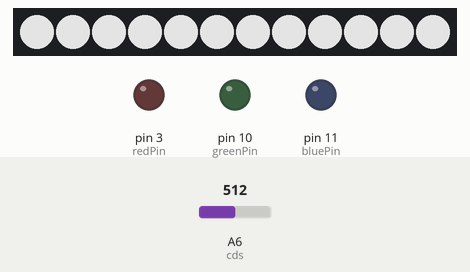
This sketch was run on a simulated Arduino Nano, built with avr-gcc and run on an emulated ATmega328P. Shown: 12 RGB LEDs in strip order, left to right, output pins drawn as LEDs (lit = HIGH). The inputs (shaded band) are chosen by the test bench; at power-on: A6 (cds) = 512. Dim RGB values are drawn brighter than linear; what the sketch prints to the serial monitor is not drawn.

Above: at 1.2 s.
1.3 s: A6 (cds) set to 716
2.8 s: A6 (cds) set to 900
At 4.0 s:
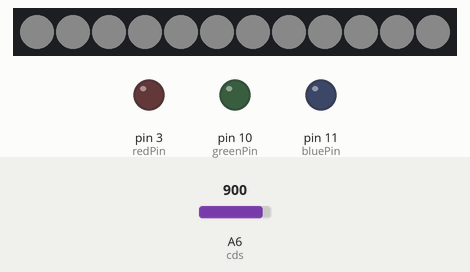
4.3 s: A6 (cds) set to 306
Timing chart, 0 to 7.3 s (numbered marks = the images above; inputs shaded):
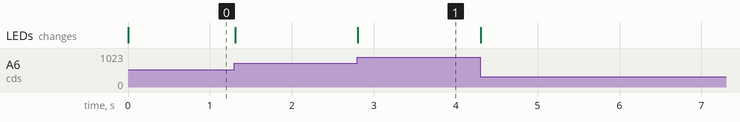

Measured:
- after the input at 2.8 s, the LEDs: change at once (image 1)

The sketch:

li.ino
```cpp
/*
    mode 0: Auto - 조도센서에 따라 자동조절
    mode 1: Manual - hex값에 따라 색상 조절
    mode 2: On - 흰색 온                   //추가 기능
    mode 3 : Off - 끄기
*/
#include <Adafruit_NeoPixel.h>
#ifdef __AVR__
#include <avr/power.h> // Required for 16 MHz Adafruit Trinket
#endif
#include <AltSoftSerial.h>
#include <SoftwareSerial.h>
#define PIN 6
#define NUMPIXELS 12

Adafruit_NeoPixel pixels(NUMPIXELS, PIN, NEO_GRB + NEO_KHZ800);

AltSoftSerial bt; // rxPin = 블루투스 tx Pin, txPin = rx Pin


int redPin = 3;
int greenPin = 10;
int bluePin = 11;
int cds = A6;

int mode = 0;
String readString;
String color = "";


void setup() {
#if defined(__AVR_ATtiny85__) && (F_CPU == 16000000)
  clock_prescale_set(clock_div_1);
#endif
  // END of Trinket-specific code.

  pixels.begin();
  Serial.begin(9600);  //시리얼 초기화
  bt.begin(9600);       //소프트웨어 시리얼 통신

  pinMode(redPin, OUTPUT);
  pinMode(greenPin, OUTPUT);
  pinMode(bluePin, OUTPUT);
  delay(1);

}


void loop() {

  while (bt.available()) {
    delay(10);
    char c = bt.read();
    if (c == ',') {
      break;
    }
    readString += c;
  }

  if (readString.length() > 0) {
    if (readString.length() == 1) {                       // Mode
      //      Serial.print(readString.toInt());
      mode = readString.toInt();
    }

    if (readString.length() == 7) {
      long number = strtol( &readString[1], NULL, 16);    // hexCode
      long r = number >> 16;
      long g = number >> 8 & 0xFF;
      long b = number & 0xFF;
      if (mode == 1) {
        setColor(r, g, b);
        //        for (int i = 0; i < NUMPIXELS; i++) {
        //          pixels.setPixelColor(i, pixels.Color(r, g, b));
        //        }
        //        pixels.show();

      }
    }
    readString = "";
  }


  switch (mode) {
    case 0: mode0(); break;
    case 1: break;
    case 2: mode2(); break;
    case 3: mode3(); break;

  }


}


void mode0() {
  int cds_read = analogRead(cds) / 4;
  Serial.println(cds_read);
  if (cds_read < 100) {
    setColor(255, 255, 255);
  } else if (cds_read < 140) {
    setColor(170, 170, 170);
  } else if (cds_read < 170) {
    setColor(100, 100, 100);
  } else if (cds_read < 190) {
    setColor(70, 70, 70);
  } else {
    setColor(10, 10, 10);
  }

  //  setColor(cds_read,cds_read,cds_read);

  //  setColor(0, 0, 0);
  //  delay(700);
  //  setColor(255, 0, 0);
  //  delay(700);

}

void mode1() {
  setColor(0, 0, 0);
  delay(300);
  setColor(0, 255, 0);
  delay(300);

}

void mode2() {
  setColor(255, 255, 255);
  delay(20);

}

void mode3() {
  setColor(0, 0, 0);
}


void setColor(int red, int green, int blue)
{
  for (int i = 0; i < NUMPIXELS; i++) {
    pixels.setPixelColor(i, pixels.Color(red, green, blue));
  }
  //  analogWrite(redPin, red);
  //  analogWrite(greenPin, green);
  //  analogWrite(bluePin, blue);
  pixels.show();
}
```
